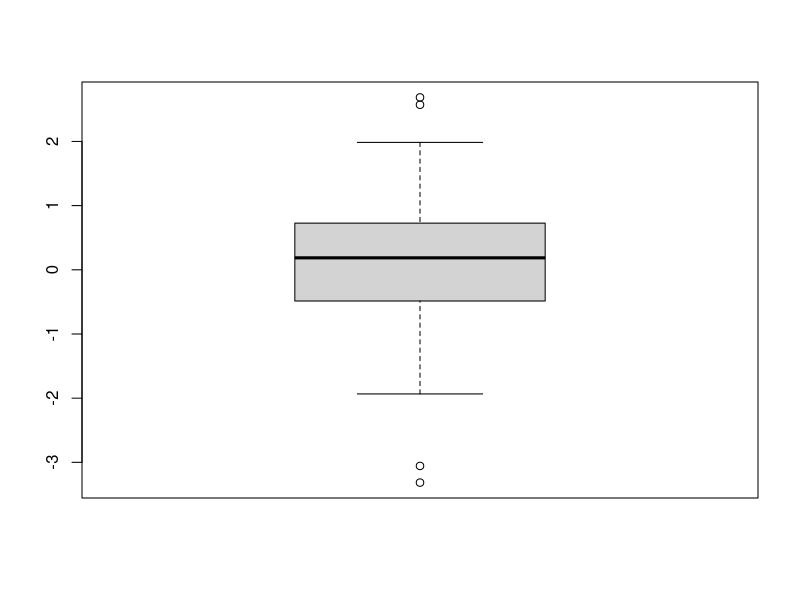
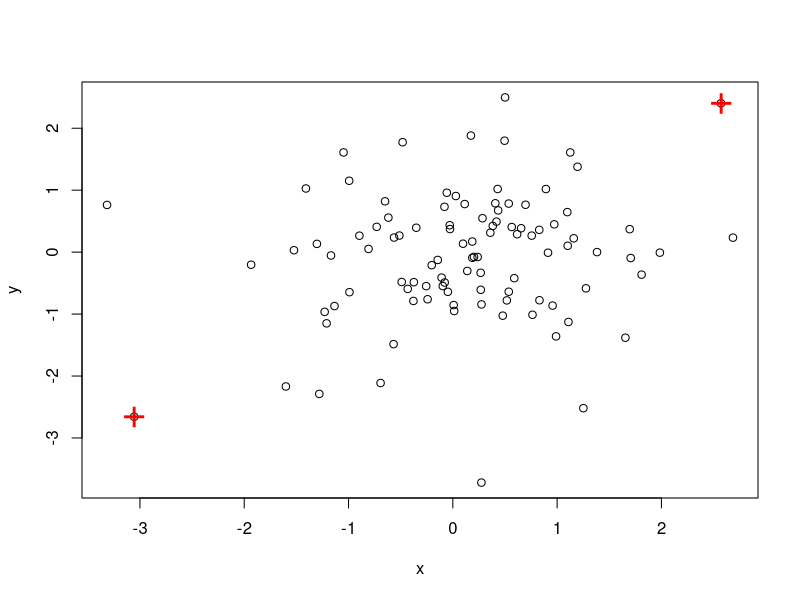
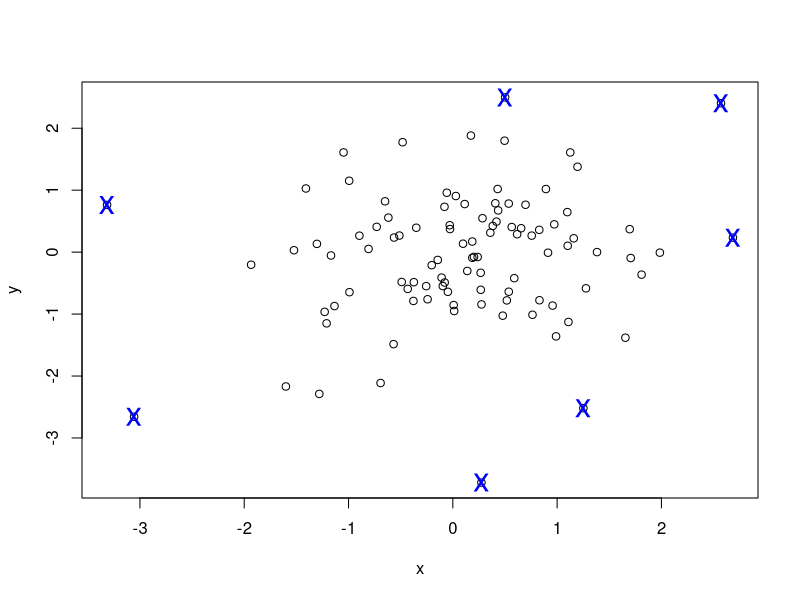

Write R code to recreate these figures, in order.
## ---- chunk 1
## 7.1
set.seed(3147)
x <- rnorm(100)
summary(x)

# outliers
boxplot.stats(x)$out

boxplot(x)


y <- rnorm(100)
df <- data.frame(x, y)
rm(x, y)
head(df)

attach(df)
# find the index of outliers from x
(a <- which(x %in% boxplot.stats(x)$out))

# find the index of outliers from y
(b <- which(y %in% boxplot.stats(y)$out))

detach(df)

# outliers in both x and y
(outlier.list1 <- intersect(a,b))

plot(df)
points(df[outlier.list1,], col="red", pch="+", cex=2.5)

# outliers in either x or y
(outlier.list2 <- union(a,b))

plot(df)
points(df[outlier.list2,], col="blue", pch="x", cex=2)


## 7.2



